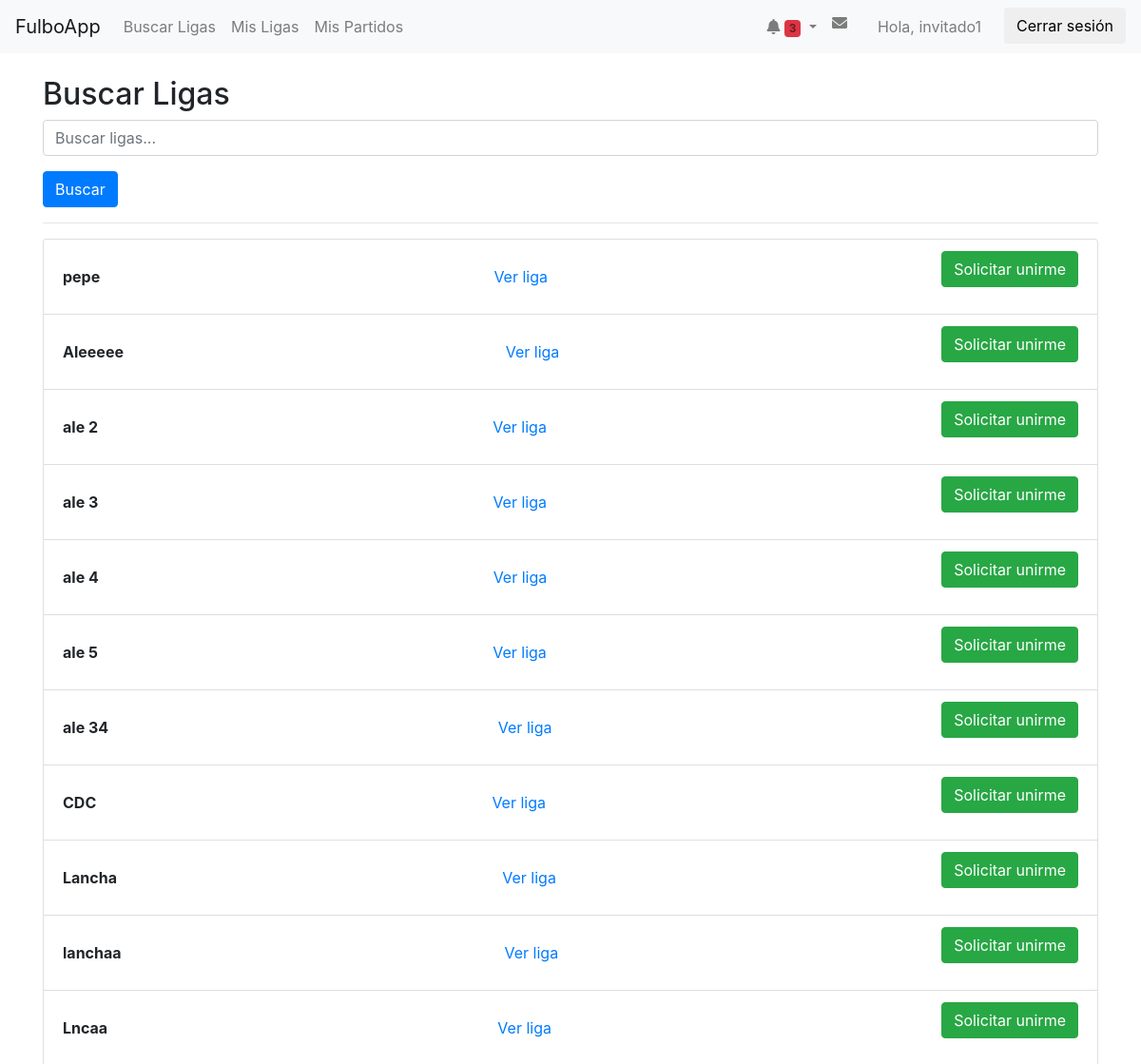
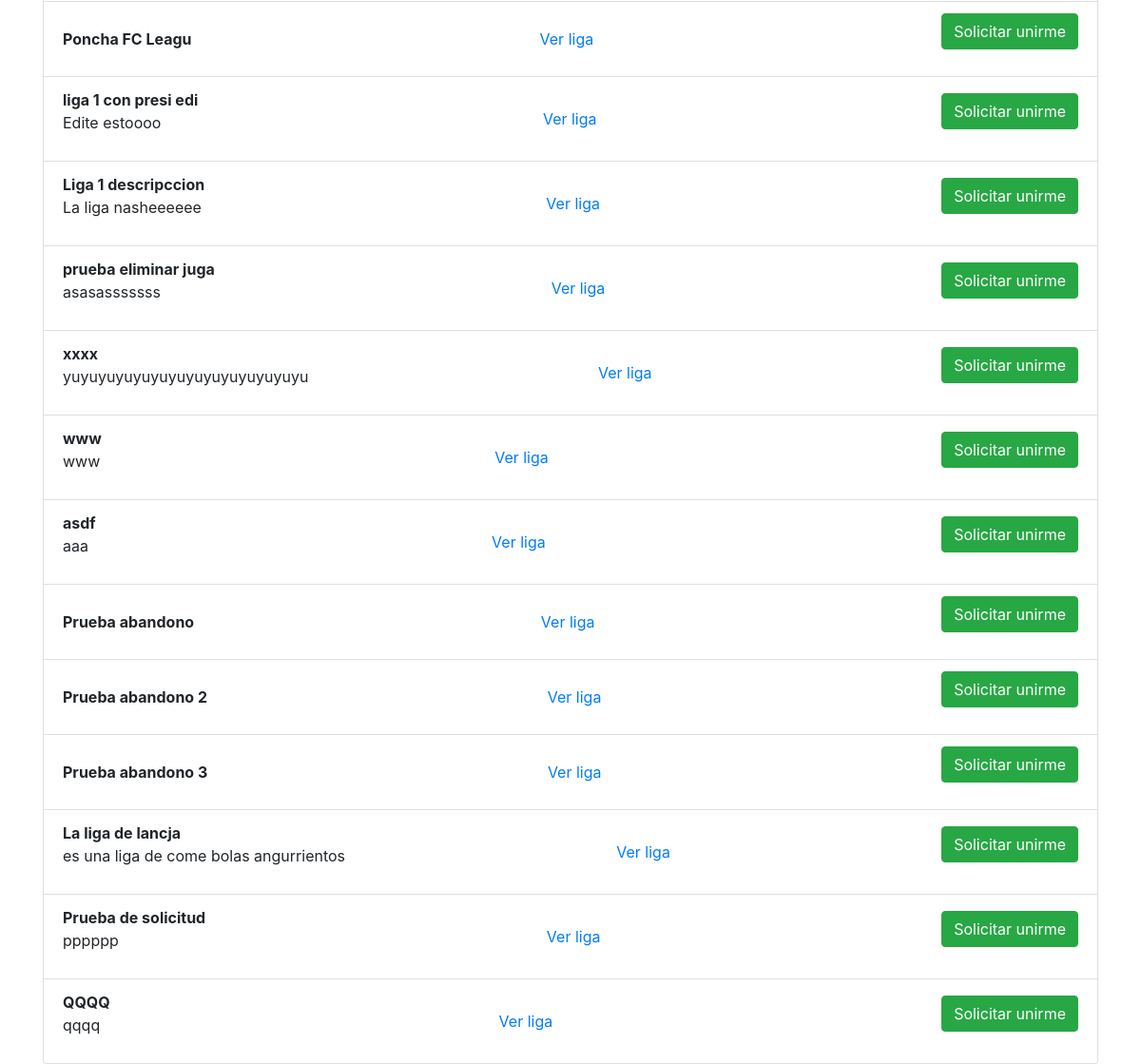
The app's page /AppFulbo/ligas/buscar_ligas/ (signed in) with its own data (2 pictures, top to bottom).
### AppFulbo/models.py (models this page shows, shortened)
class Liga(models.Model):
    nombre_liga = models.CharField(max_length=20, unique=True)
    descripcion = models.TextField(blank=True, null=True)
    presidentes = models.ManyToManyField(User, related_name="ligas_presididas")  # Relación ManyToMany con los presidentes
    super_presidente = models.ForeignKey(
         settings.AUTH_USER_MODEL,
         on_delete=models.SET_NULL,
         null=True,
         blank=True,
         related_name="ligas_super_presididas",
         help_text="El super presidente de la liga, con privilegios especiales."
     )

### AppFulbo/views.py (the view)
# urls.py: path('ligas/buscar_ligas/', views.buscar_ligas, name='buscar_ligas'),
@login_required
def buscar_ligas(request):
    if request.method == 'POST':
        liga_id = request.POST.get('liga_id')
        liga_elegida = get_object_or_404(Liga, id=liga_id)
        mi_jugador = liga_elegida.jugadores.filter(usuario=request.user).first()
        if mi_jugador:
            messages.success(request, f"Ya estas en esta liga.")
        else:
            if not SolicitudUnionLiga.objects.filter(usuario=request.user, liga=liga_elegida).exists():
                SolicitudUnionLiga.objects.create(usuario=request.user, liga=liga_elegida)
                messages.success(request, "Solicitud enviada.")
            else:
                messages.info(request, "Ya has solicitado unirte a esta liga.")
        return redirect('ver_liga', liga_id=liga_elegida.id)
    else:
        query = request.GET.get('q', '')
        if query:
            ligas = Liga.objects.filter(nombre_liga__icontains=query)
        else:
            ligas = Liga.objects.all()
        context = {
            'ligas': ligas,
            'query': query,
        }
        return render(request, 'AppFulbo/buscar_ligas.html', context)

### AppFulbo/context_processors.py (called while the page is built)
def notificaciones_context(request):
    if request.user.is_authenticated:
        notificaciones_no_leidas = Notificacion.objects.filter(usuario=request.user, leido=False).count()
    else:
        notificaciones_no_leidas = 0
    return {
        'notificaciones_no_leidas': notificaciones_no_leidas,
    }

### AppFulbo/templates/AppFulbo/buscar_ligas.html (shortened to what this page needs)
{% extends 'AppFulbo/base.html' %}
{% block content %}
<h2>Buscar Ligas</h2>
<form method="get" action="{% url 'buscar_ligas' %}">
    <div class="form-group">
        <input type="text" name="q" class="form-control" placeholder="Buscar ligas..." value="{{ query }}">
    </div>
    <button type="submit" class="btn btn-primary">Buscar</button>
</form>
<hr>
{% if ligas %}
    <ul class="list-group">
        {% for liga in ligas %}
            <li class="list-group-item d-flex justify-content-between align-items-center">
                <div>
                    <strong>{{ liga.nombre_liga }}</strong>
                    {% if liga.descripcion %}
                        <p>{{ liga.descripcion }}</p>
                    {% endif %}
                </div>
                <td><a href="{% url 'ver_liga' liga.id %}">Ver liga</a></td>
                <td>
                <form method="post" style="display:inline;">
                    <button type="submit" class="btn btn-success">Solicitar unirme </button>
                </form>
                </td>
            </li>
        {% endfor %}
    </ul>
{% else %}
    <p>No se encontraron ligas.</p>
{% endif %}
{% endblock %}

### AppFulbo/templates/AppFulbo/base.html (shortened to what this page needs)
{% load static %}
<html lang="es">
<head>
    <link rel="stylesheet" href="https://cdnjs.cloudflare.com/ajax/libs/font-awesome/6.0.0-beta3/css/all.min.css"
 />
    <link rel="stylesheet" href="https://maxcdn.bootstrapcdn.com/bootstrap/4.0.0/css/bootstrap.min.css">
</head>
<body>
    <nav class="navbar navbar-expand-lg navbar-light bg-light">
        <a class="navbar-brand" href="{% url 'inicio' %}">FulboApp</a>
        <div class="collapse navbar-collapse">
            <ul class="navbar-nav mr-auto">
                <li class="nav-item">
                    <li class="nav-item">
                        <a class="nav-link" href="{% url 'buscar_ligas' %}">Buscar Ligas</a>
                    </li>
                    <a class="nav-link" href="{% url 'mis_ligas' %}">Mis Ligas</a>
                </li>
                <li class="nav-item">
                    <a class="nav-link" href="{% url 'mis_partidos' %}">Mis Partidos</a>
                </li>
            </ul>
            <ul class="navbar-nav">
                {% if user.is_authenticated %}
                <li class="nav-item dropdown">
                    <a id="notificationDropdown" class="nav-link dropdown-toggle" href="#" role="button" data-bs-toggle="dropdown" aria-expanded="false">
                        <i class="fa-solid fa-bell"></i>
                        {% if notificaciones_no_leidas > 0 %}
                            <span class="badge bg-danger">{{ notificaciones_no_leidas }}</span>
                        {% endif %}
                    </a>
                </li>
                <li class="nav-item mr-3">
                    <a class="nav-link" href="{% url 'inbox' %}"><i class="fa-solid fa-envelope"></i> </a>
                </li>
                <li class="nav-item mr-3">
                    <a class="nav-link" href="{% url 'mi_perfil' %}">Hola, {{ user.username }}</a>
                </li>
                <li class="nav-item">
                    <form action="{% url 'logout' %}" method="post" class="d-inline">
                        <button type="submit" class="btn btn-logout">Cerrar sesión</button>
                    </form>
                </li>
                {% else %}
                    <li class="nav-item">
                        <a class="nav-link" href="{% url 'login' %}">Iniciar sesión</a>
                    </li>
                {% endif %}
            </ul>
        </div>
    </nav>
    <div class="container mt-4">
        {% block content %}{% endblock %}
    </div>
</body>
</html>

### records on screen
Liga: nombre_liga "pepe"
Liga: nombre_liga "Aleeeee"
Liga: nombre_liga "ale 2"
Liga: nombre_liga "ale 3"
Liga: nombre_liga "ale 4"
Liga: nombre_liga "ale 5"
Liga: nombre_liga "ale 34"
Liga: nombre_liga "CDC"
Liga: nombre_liga "Lancha"
Liga: nombre_liga "lanchaa"
Liga: nombre_liga "Lncaa"
Liga: nombre_liga "Poncha FC Leagu"
Liga: nombre_liga "liga 1 con presi edi", descripcion "Edite estoooo"
Liga: nombre_liga "Liga 1 descripccion", descripcion "La liga nasheeeeee"
Liga: nombre_liga "prueba eliminar juga", descripcion "asasasssssss"
Liga: nombre_liga "xxxx", descripcion "yuyuyuyuyuyuyuyuyuyuyuyuyuyu"
Liga: nombre_liga "www", descripcion "www"
Liga: nombre_liga "asdf", descripcion "aaa"
Liga: nombre_liga "Prueba abandono"
Liga: nombre_liga "Prueba abandono 2"
Liga: nombre_liga "Prueba abandono 3"
Liga: nombre_liga "La liga de lancja", descripcion "es una liga de come bolas angurrientos"
Liga: nombre_liga "Prueba de solicitud", descripcion "pppppp"
Liga: nombre_liga "QQQQ", descripcion "qqqq"

### other values on screen
{{ notificaciones_no_leidas }} "3"
{{ user.username }} "invitado1"
